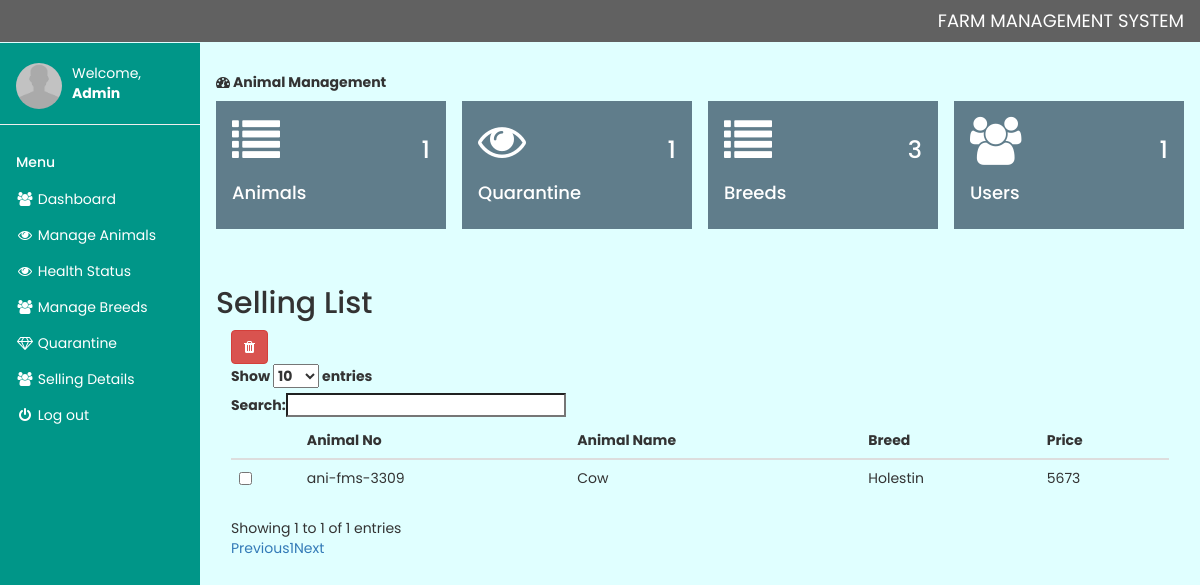
The app's page /manage-selling.php (signed in) with its own data.
### tables this page shows
CREATE TABLE `selling` (
  `id` int(11) NOT NULL,
  `animalno` varchar(50) NOT NULL,
  `animalname` varchar(50) NOT NULL,
  `breed` varchar(50) NOT NULL,
  `weight` int(50) NOT NULL,
  `price` int(50) NOT NULL
);

### manage-selling.php (the view, shortened to what this page needs)
<?php include 'setting/system.php'; ?>
<?php include 'theme/head.php'; ?>
<?php include 'theme/sidebar.php'; ?>
<div class="w3-main" style="margin-left:200px;margin-top:43px;">
  <header class="w3-container" style="padding-top:22px">
    <h5><b><i class="fa fa-dashboard"></i> Animal Management</b></h5>
  </header>
 <?php include 'inc/data.php'; ?>
 <div class="w3-container" style="padding-top:22px">
	 <div class="w3-row">
	 	<h2>Selling List</h2>
	 	<div class="col-md-12">
	 		<a title="Check to delete from list" data-toggle="modal" data-target="#_removes	" id="delete"  class="btn btn-danger"><i class="fa fa-trash"></i>
			</a>
	 		<form method="post" action="remove-selling.php">
	 		<table class="table table-hover" id="table">
	 			<thead>
	 				<tr>
	 					<th></th>
	 					<th>Animal No</th>
	 					<th>Animal Name</th>
	 					<th>Breed</th>
	 					<th>Price</th>
	 				</tr>
	 			</thead>
	 			<tbody>
	 				<?php
	 				$get = $db->query("SELECT * FROM selling");
	 				$res = $get->fetchAll(PDO::FETCH_OBJ);
	 				foreach($res as $n){ ?>
                         <tr>
                         	<td>
                         		<input type="checkbox" name="selector[]" value="<?php echo $n->animalno ?>">
                         	</td>
                         	<td> <?php echo $n->animalno; ?> </td>
                         	<td>  <?php echo $n->animalname; ?> </td>
                         	<td><?php echo $n->breed; ?> </td>
                         	<td> <?php echo $n->price; ?> </td>
                         </tr>
	 				<?php }
	 				?>
	 			</tbody>
	 		</table>
	 	</form>
	 	</div>
	 	 </div>
</div>
</div>
<?php include 'theme/foot.php'; ?>

### css/style.css (style rules this page uses)
* { margin: 0; padding: 0; box-sizing: border-box; font-family: 'Poppins', sans-serif; }

### theme/head.php (style rules this page uses)
body { font-family: 'Poppins', sans-serif; background-color: lightcyan ; }

### records on screen
selling: animalno "ani-fms-3309", animalname "Cow", breed "Holestin", price "5673"

### other values on screen
NAME_X "FARM MANAGEMENT SYSTEM"
$_SESSION['user'] "Admin"
$pCount "1"
$qCount "1"
$bCount "3"
$uCount "1"
